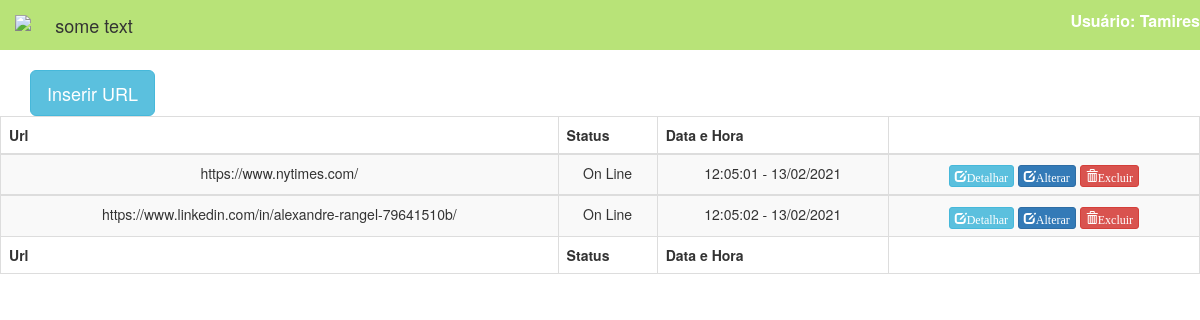
The page /index.php?page=teste.php (signed in) on the database its author committed.
### tables this page shows
CREATE TABLE `robo` (
  `ID_R` int(5) NOT NULL,
  `ID_URL` int(3) NOT NULL,
  `DATA_T` date NOT NULL,
  `HORA_T` time NOT NULL,
  `STATUS_URL` varchar(20) NOT NULL,
  `RETORNO` varchar(200) NOT NULL
);

CREATE TABLE `t_url` (
  `ID` int(3) NOT NULL,
  `ID_USU` int(3) NOT NULL,
  `URL` varchar(100) NOT NULL
);

### pages/teste.php (the view, shortened to what this page needs)
<?php
$UserId = $_SESSION['UserId'];
$Usuario = $_SESSION['Usuario'];
include('includes/db.php');
$GetList = "SELECT ID,ID_USU,URL,DATA_T,HORA_T, ID_URL, STATUS_URL, RETORNO FROM robo INNER JOIN t_url ON t_url.ID = robo.ID_URL WHERE ID_USU = $UserId";
$GetListCategory = mysqli_query($mysqli, $GetList);
?>
<!doctype html>
<html lang="pt">
<head>
    <link rel="stylesheet" href="https://maxcdn.bootstrapcdn.com/bootstrap/3.3.7/css/bootstrap.min.css">
    <div class="headmain">
        <div class="navbar-header">
            <img class="navbar-brand" src="https://www.widepay.com/tpl/themes/widepay/assets/images/logo-wide-pay.svg" alt="some text" width="172" height="77">
        </div>
        <ul class="nav navbar-top-links navbar-right">
            <li class="dropdown">
                <a class="dropdown-toggle" data-toggle="dropdown" href="#">
                    <i class="fa fa-user fa-fw"></i> <strong>
                        <font color="White" size="3"><?php echo "Usuário: $Usuario"; ?></font>
                    </strong> <i class="fa fa-caret-down"></i>
                </a>
            </li>
        </ul>
    </div>
    <nav class="navbar-default" id="navbar">
        <div class="container-fluid">
        </div>
    </nav>
</head>
<body class="text-center">
    <div class="container">
        <div class="row">
            <div class="col-md-1">
                <button type="button" class="btn btn-info btn-lg" data-toggle="modal" data-target="#MyModal">Inserir URL </button>
            </div>
        </div>
    </div>
    <td colspan="2" class="notification">
        <table class="table table-bordered table-hover table-striped" id="menu_table">
            <thead>
                <tr>
                    <th class="text-left"><?php echo 'Url'; ?></th>
                    <th class="text-left"><?php echo "Status"; ?></th>
                    <th class="text-left"><?php echo "Data e Hora "; ?></th>
                    <th class="text-left"><?php echo $Action; ?></th>
                </tr>
            </thead>
            <tbody>
            <?php
            while ($col = mysqli_fetch_assoc($GetListCategory)) {
                $Data = $col['DATA_T'];
                $Hora = $col['HORA_T'];
                $STATUS_URL = $col['STATUS_URL'];
                $URL = $col['URL'];
                $dataP = explode('-', $Data);
                $dataParaExibir = $dataP[2] . '/' . $dataP[1] . '/' . $dataP[0];
                $Exibe = "$Hora - $dataParaExibir";
            ?>
                <tr>
                    <td class="s_url"><?php echo $URL; ?> </td>
                    <td class="s_status"><?php echo $STATUS_URL; ?><?php ?></td>
                    <td><?php echo $Exibe; ?></td>
                    <td colspan="2" class="notification">
                        <a href="#Detalhar<?php echo $col['ID']; ?>" class="" data-toggle="modal"><span class="btn btn-info btn-xs glyphicon glyphicon-edit " data-toggle="tooltip" data-placement="left" title="" data-original-title="<?php echo $EditAccount; ?>">Detalhar</span></a>
                        <a href="#EditCat<?php echo $col['ID']; ?>" class="" data-toggle="modal"><span class="btn btn-primary btn-xs glyphicon glyphicon-edit " data-toggle="tooltip" data-placement="left" title="" data-original-title="<?php echo $EditAccount; ?>">Alterar</span></a>
                        <a href="#DeleteCat<?php echo $col['ID']; ?>" data-toggle="modal"><span class=" glyphicon glyphicon-trash btn btn-primary btn-xs btn-danger" data-toggle="tooltip" data-placement="right" title="" data-original-title="<?php echo $DeleteAccounts; ?>">Excluir</span></a>
                    </td>
                </tr>
                </tbody>
            <?php } ?>
            <tfoot>
                <tr>
                    <th class="text-left"><?php echo 'Url'; ?></th>
                    <th class="text-left"><?php echo "Status"; ?></th>
                    <th class="text-left"><?php echo "Data e Hora "; ?></th>
                    <th class="text-left"><?php echo $Action; ?></th>
                </tr>
            </tfoot>
        </table>
</body>
</html>

### index.php (shortened to what this page needs)
<?php session_start();
		if (!isset($_SESSION['UserId'])) {
			header ('Location: Login.php');
			exit;
		}else
		{
			$page = 'teste';
		}
if (isset($_GET['page']) && $_GET['page'] == 'Inicio') {
            $page = 'Inicio';
        } else if (isset($_GET['page']) && $_GET['page'] == 'b') {
            $page = "b";
        } else if (isset($_GET['page']) && $_GET['page'] == 'teste.php') {
            $page = "teste";
        } else if (isset($_GET['page']) && $_GET['page'] == 'teste2') {
            $page = "teste2";
        }
        else{
        }
if (file_exists('pages/'.$page.'.php')) {
            include('pages/'.$page.'.php');
        }
?>

### pages/teste.php (style rules this page uses)
.navbar-default { background-color: #b8e378; border-color: #09bef5; }

### rows shown on the page
robo: ID_URL.URL "https://www.nytimes.com/", STATUS_URL "On Line", Exibe "12:05:01 - 13/02/2021"
robo: ID_URL.URL "https://www.linkedin.com/in/alexandre-rangel-79641510b/", STATUS_URL "On Line", Exibe "12:05:02 - 13/02/2021"

### other values the page prints
$Usuario "Tamires"
